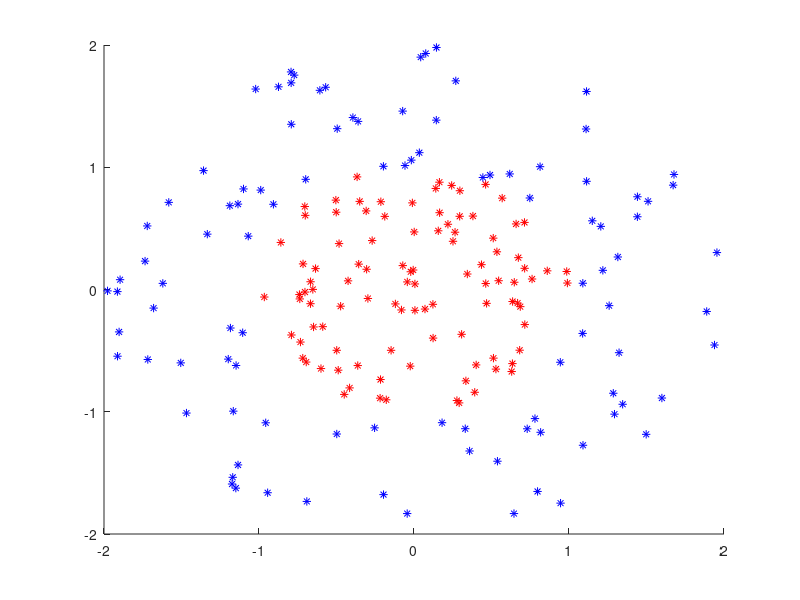

Recreate this plot in MATLAB. (Note: this script raises an error after producing the figure.)
%
%   TOPIC: Support Vector Machines
%
% ------------------------------------------------------------------------

close all
clearvars

%% Generate data.

rng(1); % For reproducibility

n_cls = 100; % Number of samples in each class.

r = sqrt(rand(n_cls,1)); % Radius
t = 2 * pi * rand(n_cls,1);  % Angle
X_cls1 = [r .* cos(t), r .* sin(t)]; % Points

r2 = sqrt(3 * rand(n_cls,1) + 1); % Radius
t2 = 2 * pi * rand(n_cls,1);      % Angle
X_cls2 = [r2 .* cos(t2), r2 .* sin(t2)]; % points

X = vertcat(X_cls1, X_cls2);
Y = vertcat(-1 * ones(n_cls,1), +1 * ones(n_cls,1));

%% Fit a model.

svm = fitcsvm(X, Y, 'KernelFunction','RBF','BoxConstraint', Inf);

%% Visualize data and the model.
Y1 = Y == -1;
Y2 = Y == 1;

hold on;
%training data
plot(X(Y1,1), X(Y1,2), 'r*');
plot(X(Y2,1), X(Y2,2), 'b*');
plot(X(svm.IsSupportVector, 1), X(svm.IsSupportVector, 2), 'ko')

[newX1, newX2] = meshgrid(-2:0.01:2);
scores = predict(svm, [newX1(:), newX2(:)]);
scores = reshape(scores, size(newX1));
contour (newX1, newX2, scores, [0 0]);


legend('Training - class 1', 'Training - class 2', 'Support vectors',...
     'Decision boundary');
xlabel('X_1');
ylabel('X_2');